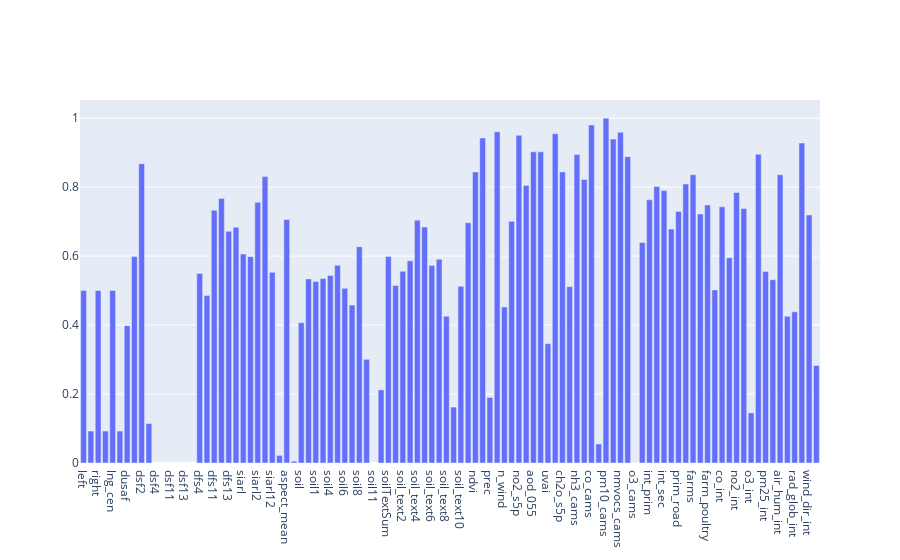

Source (notebook cell):
### Markdown cell above
### Pearson correlation index
It's a measure of linear correlation which stands for the ratio between the covariance of two variables and the product of their standard deviations. The algorithm evaluate the index for each feature variable.

### Code cell
tuple = m.pearson(X, Y, RESULTS_NORMALIZED)
#results saved in an external .csv
tuple.to_csv(r'results/pearson.csv', index = False)

### Figure 1 — Plotly figure (JSON) as saved in the notebook; plotly's stock layout.template omitted (floating-point values rounded to 4 significant figures)
{"data": [{"x": ["left", "bottom", "right", "top", "lng_cen", "lat_cen", "dusaf", "dusafSum", "dsf2", "dsf3", "dsf4", "dsf5", "dsf11", "dsf12", "dsf13", "dsf14", "dfs4", "dfs5", "dfs11", "dfs12", "dfs13", "dfs14", "siarl", "siarlSum", "siarl2", "siarl9", "siarl12", "h_mean", "aspect_mean", "slope_mean", "soil", "soilSum", "soil1", "soil2", "soil4", "soil5", "soil6", "soil7", "soil8", "soil9", "soil11", "soil_text", "soilTextSum", "soil_text1", "soil_text2", "soil_text3", "soil_text4", "soil_text5", "soil_text6", "soil_text7", "soil_text8", "soil_text9", "soil_text10", "soil_moist", "ndvi", "temp_2m", "prec", "press", "n_wind", "e_wind", "no2_s5p", "so2_s5p", "aod_055", "aod_047", "uvai", "co_s5p", "ch2o_s5p", "o3_s5p", "nh3_cams", "no_cams", "co_cams", "dust_cams", "pm10_cams", "no2_cams", "nmvocs_cams", "so2_cams", "o3_cams", "pop", "int_prim", "int_prim_sec", "int_sec", "highway", "prim_road", "sec_road", "farms", "farm_pigs", "farm_poultry", "farm_sheep", "co_int", "nh3_int", "no2_int", "nox_int", "o3_int", "pm10_int", "pm25_int", "so2_int", "air_hum_int", "prec_int", "rad_glob_int", "temp_int", "wind_dir_int", "wind_speed_int"], "y": [0.5003, 0.09269, 0.5003, 0.09269, 0.5003, 0.09269, 0.3983, 0.5986, 0.8681, 0.1142, null, null, null, null, null, null, 0.5497, 0.4855, 0.733, 0.7673, 0.6717, 0.6838, 0.6059, 0.5983, 0.7561, 0.8306, 0.5529, 0.02195, 0.7059, 0.005377, 0.4066, 0.5339, 0.526, 0.5347, 0.5438, 0.5731, 0.5064, 0.4581, 0.6274, 0.3008, null, 0.2119, 0.5989, 0.5151, 0.5557, 0.5861, 0.7042, 0.6843, 0.5729, 0.5912, 0.4256, 0.1622, 0.5124, 0.6965, 0.8441, 0.9426, 0.19, 0.9604, 0.4526, 0.7008, 0.9504, 0.8047, 0.9023, 0.9023, 0.3461, 0.9549, 0.8441, 0.5113, 0.8943, 0.822, 0.9802, 0.05508, 1.0, 0.9392, 0.9592, 0.8883, 0.0, 0.6393, 0.7633, 0.8019, 0.7898, 0.6785, 0.7296, 0.8091, 0.8358, 0.722, 0.7482, 0.5019, 0.7429, 0.5953, 0.7843, 0.7379, 0.1453, 0.8952, 0.555, 0.5313, 0.8359, 0.4255, 0.4384, 0.9278, 0.7192, 0.2826], "type": "bar"}], "layout": {}}
